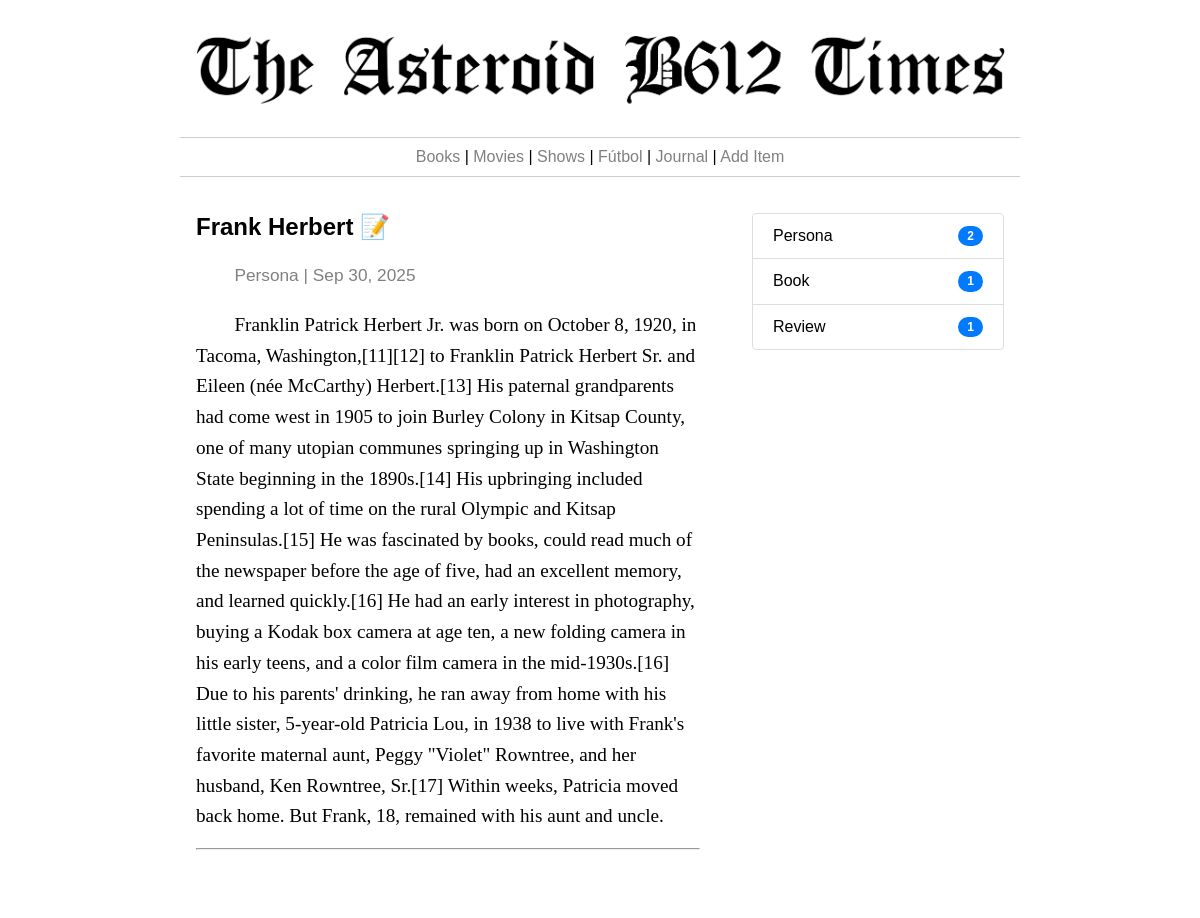
Before: /item/4 with the older database file.
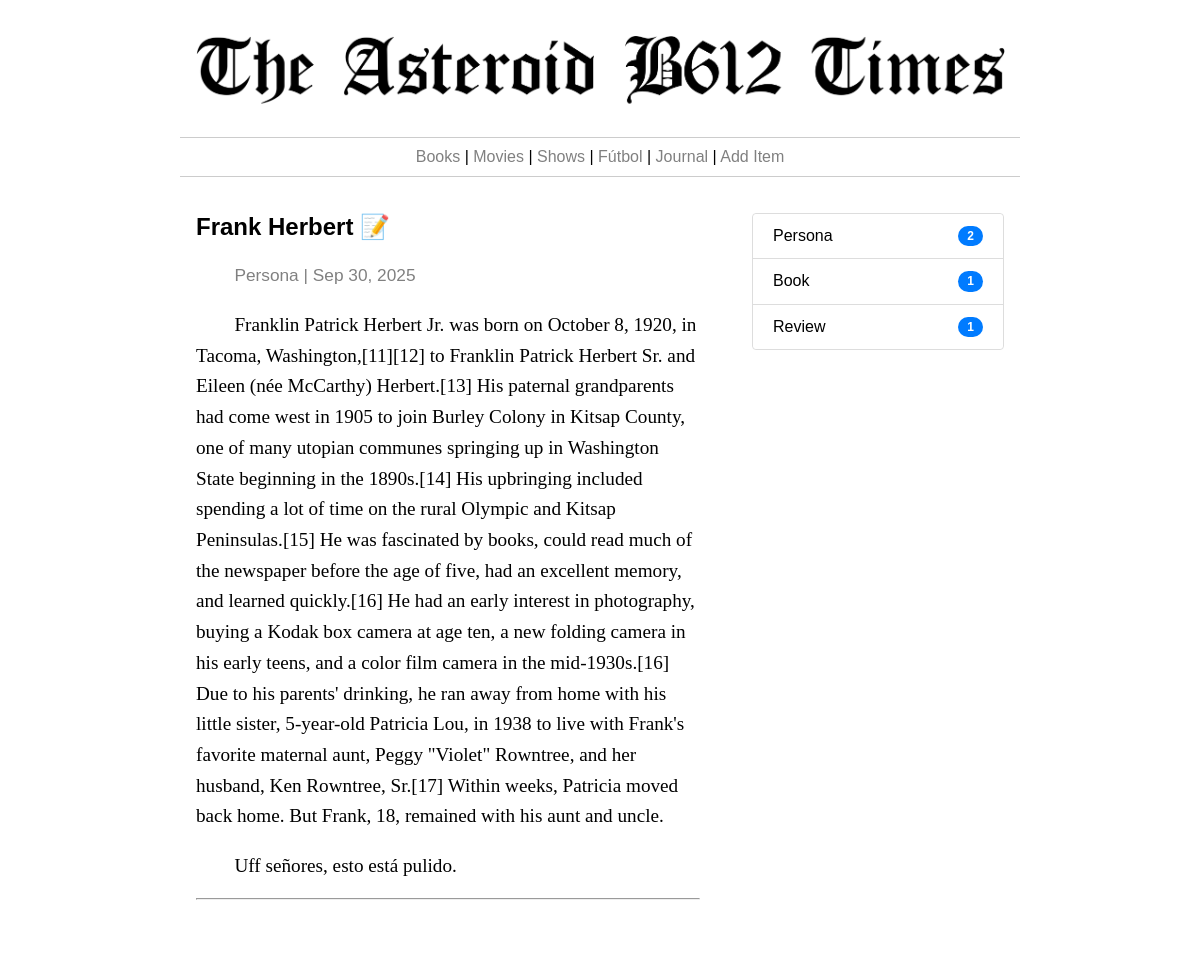
After: the same page with the newer database file.
### thetimes/models.py (models this page shows, shortened)
class Item(models.Model):
    titulo = models.CharField(max_length=255)
    tipo = models.ForeignKey(Category, on_delete=models.CASCADE)
    contenido = models.TextField()
    fecha_creacion = models.DateTimeField()
    fecha_edicion = models.DateTimeField()
    @property
    def mdOutput(self):
        n_corte = self.contenido.find('==headtext==')
        if n_corte == -1:
            this_texto = self.contenido
        else:
            this_texto = self.contenido.replace('==headtext==','')
        return(markdown.markdown(this_texto,extensions=['extra']))

class Category(models.Model):
    category = models.CharField(max_length=255)
    @property
    def nitems(self):
        n_w = Item.objects.filter(tipo = self).count()
        return n_w

### thetimes/views.py (the view)
# urls.py: path('item/<i>', views.item, name='item'),
def item(request,i):
	this_item = Item.objects.get(pk=int(i))
	cats = sorted(Category.objects.all(),key=lambda t: t.nitems, reverse=True)
	return render(request,'item.html',{'this_item':this_item,'cats':cats})

### thetimes/templates/item.html (shortened to what this page needs)
{% extends 'base_times.html' %}
{% load static %}
{% block izquierda %}
      <h2>{{this_item.titulo}} <a href="{% url 'editItem' this_item.id %}" style="text-decoration:none; color:grey;">&#x1F4DD;</a></h2>
      <p><span class="detalles">{{this_item.tipo.category|capfirst}} | {{this_item.fecha_creacion|date:"M j, Y"}} </span></p>
      {{this_item.mdOutput|safe}}
      <hr style="margin-bottom: 2em; margin-top: 1em;">
{% endblock %}
{% block derecha %}
<ul class="list-group">
    {% for c in cats %}
      {% if c.nitems > 0 %}
        <li class="list-group-item"><a href="#" style="text-decoration:none; color:black;">{{c.category|capfirst}}</a> <span class="badge badge-pill">{{c.nitems}}</span></li>
      {% endif %}
    {% endfor %}
</ul>
{% endblock %}

### thetimes/templates/base_times.html (shortened to what this page needs)
{% load static%}
<!DOCTYPE html>
<html lang="es">
<head>
</head>
<body>
  <div class="contenedor">
    <div class="encabezado">
      <a href="{% url 'homepage' %}"><img src="/media/assets/times_logo.png" alt="Imagen encabezado"></a>
    </div>
    <div class="fecha">
      {% block cinta %} <a href="#" style="text-decoration:none; color:grey;">Books</a> | <a href="#" style="text-decoration:none; color:grey;">Movies</a> | <a href="#" style="text-decoration:none; color:grey;">Shows</a> | <a href="/viewmatches/1" style="text-decoration:none; color:grey;">Fútbol</a> | <a href="/journal/1" style="text-decoration:none; color:grey;">Journal</a> | <a href="{% url 'addItem' %}" style="text-decoration:none; color:grey;">Add Item</a>{% endblock %}
    </div>
    <div class="contenido">
      <div class="caja izquierda">
        {% block izquierda %}{% endblock %}
      </div>
      <div class="caja derecha">
        {% block derecha %}{% endblock %}
      </div>
    </div>
  </div>
</body>
</html>

Changed rows visible on the page:
changed Item "Frank Herbert": mdOutput "…his aunt and uncle." → "…his aunt and uncle. Uff señores, esto está pulido."
